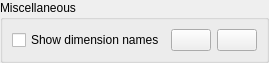
<?xml version="1.0" encoding="UTF-8"?>
<ui version="4.0">
 <class>MiscellaneousWidget</class>
 <widget class="QWidget" name="MiscellaneousWidget">
  <property name="geometry">
   <rect>
    <x>0</x>
    <y>0</y>
    <width>239</width>
    <height>56</height>
   </rect>
  </property>
  <property name="sizePolicy">
   <sizepolicy hsizetype="Minimum" vsizetype="Preferred">
    <horstretch>0</horstretch>
    <verstretch>0</verstretch>
   </sizepolicy>
  </property>
  <property name="windowTitle">
   <string>Form</string>
  </property>
  <layout class="QVBoxLayout" name="verticalLayout">
   <property name="leftMargin">
    <number>0</number>
   </property>
   <property name="topMargin">
    <number>0</number>
   </property>
   <property name="rightMargin">
    <number>0</number>
   </property>
   <property name="bottomMargin">
    <number>0</number>
   </property>
   <item>
    <widget class="QGroupBox" name="groupBox">
     <property name="title">
      <string>Miscellaneous</string>
     </property>
     <layout class="QHBoxLayout" name="horizontalLayout">
      <item>
       <widget class="QCheckBox" name="showDimensionNamesCheckBox">
        <property name="text">
         <string>Show dimension names</string>
        </property>
       </widget>
      </item>
      <item>
       <widget class="QPushButton" name="exportPdfPushButton">
        <property name="text">
         <string/>
        </property>
       </widget>
      </item>
      <item>
       <widget class="QPushButton" name="exportImagePushButton">
        <property name="text">
         <string/>
        </property>
       </widget>
      </item>
     </layout>
    </widget>
   </item>
  </layout>
 </widget>
 <resources/>
 <connections/>
</ui>
